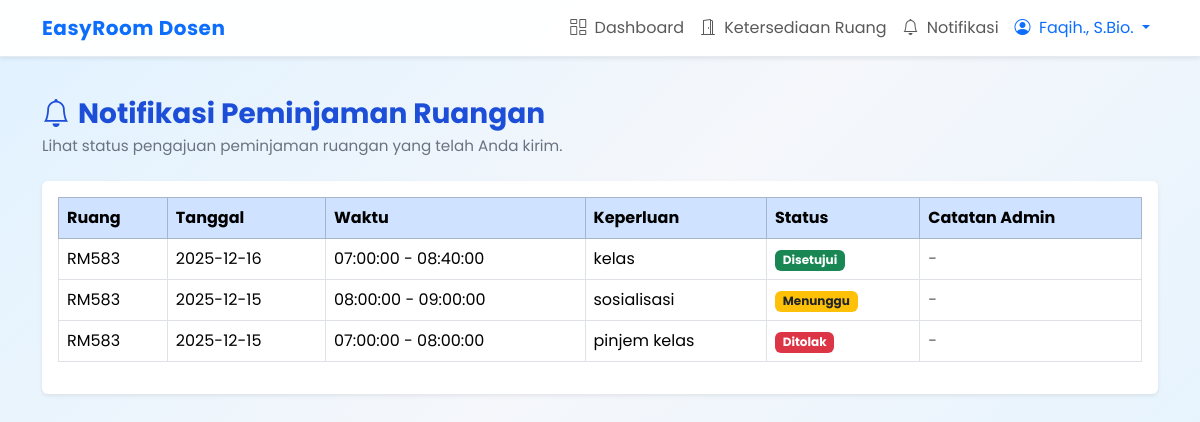
The page /dosen/notifikasi.php (signed in) on the database its author committed.
### tables this page shows
CREATE TABLE `peminjaman` (
  `kode_peminjaman` varchar(15) NOT NULL,
  `id_dosen` varchar(15) DEFAULT NULL,
  `kode_ruang` varchar(15) DEFAULT NULL,
  `id_admin` varchar(15) DEFAULT NULL,
  `tanggal` date DEFAULT NULL,
  `waktu_mulai` time DEFAULT NULL,
  `waktu_selesai` time DEFAULT NULL,
  `keperluan` text,
  `file_pengajuan` varchar(255) DEFAULT NULL,
  `status` enum('Menunggu','Disetujui','Ditolak') DEFAULT 'Menunggu',
  `catatan_admin` text
);

CREATE TABLE `ruang` (
  `kode_ruang` varchar(15) NOT NULL,
  `nama_ruang` varchar(50) NOT NULL,
  `kapasitas` int DEFAULT NULL,
  `fasilitas` text,
  `lokasi` varchar(100) DEFAULT NULL,
  `status` enum('Terpakai','Kosong') DEFAULT 'Terpakai'
);

### functions.php (called while the page is built, shortened)
<?php
function current_user(): ?array
{
    return $_SESSION['user'] ?? null;
}

### dosen/notifikasi.php (the view, shortened to what this page needs)
<?php
require_once __DIR__ . '/../functions.php';
require_once __DIR__ . '/../config.php';
$user = current_user();
$id_dosen = $user['id'];
$stmt = $conn->prepare("
    SELECT p.*, r.kode_ruang
    FROM peminjaman p
    JOIN ruang r ON p.kode_ruang = r.kode_ruang
    WHERE p.id_dosen = ?
    ORDER BY p.tanggal DESC, p.waktu_mulai DESC
");
$stmt->bind_param("i", $id_dosen);
$stmt->execute();
$notif = $stmt->get_result();
?>
<!doctype html>
<html lang="id">
<head>
    <link rel="stylesheet" href="https://cdn.jsdelivr.net/npm/bootstrap@5.3.3/dist/css/bootstrap.min.css">
    <link rel="stylesheet" href="https://cdn.jsdelivr.net/npm/bootstrap-icons@1.11.3/font/bootstrap-icons.css">
    <link rel="stylesheet" href="https://unpkg.com/aos@2.3.1/dist/aos.css">
    <link rel="stylesheet" href="../assets/css/style.css">
</head>
<body class="mhs-page">
<?php include 'navbar.php'; ?>
<div class="container mhs-container">
    <div class="page-header">
        <h3 class="page-header-title mb-1">
            <i class="bi bi-bell me-2"></i>Notifikasi Peminjaman Ruangan
        </h3>
        <p class="page-header-subtitle mb-0">
            Lihat status pengajuan peminjaman ruangan yang telah Anda kirim.
        </p>
    </div>
    <div class="card shadow-sm border-0">
        <div class="card-body">
            <?php if ($notif->num_rows === 0): ?>
                <p class="text-muted mb-0">
                    Belum ada pengajuan peminjaman ruangan.
                </p>
            <?php else: ?>
            <div class="table-responsive">
                <table class="table table-bordered align-middle">
                    <thead class="table-primary">
                        <tr>
                            <th>Ruang</th>
                            <th>Tanggal</th>
                            <th>Waktu</th>
                            <th>Keperluan</th>
                            <th>Status</th>
                            <th>Catatan Admin</th>
                        </tr>
                    </thead>
                    <tbody>
                        <?php while ($n = $notif->fetch_assoc()): ?>
                        <tr>
                            <td><?= htmlspecialchars($n['kode_ruang']); ?></td>
                            <td><?= htmlspecialchars($n['tanggal']); ?></td>
                            <td><?= htmlspecialchars($n['waktu_mulai']); ?> -
                                <?= htmlspecialchars($n['waktu_selesai']); ?></td>
                            <td><?= nl2br(htmlspecialchars($n['keperluan'])); ?></td>
                            <td>
                                <?php if ($n['status'] === 'Menunggu'): ?>
                                    <span class="badge bg-warning text-dark">Menunggu</span>
                                <?php elseif ($n['status'] === 'Disetujui'): ?>
                                    <span class="badge bg-success">Disetujui</span>
                                <?php else: ?>
                                    <span class="badge bg-danger">Ditolak</span>
                                <?php endif; ?>
                            </td>
                            <td>
                                <?= $n['catatan_admin']
                                    ? nl2br(htmlspecialchars($n['catatan_admin']))
                                    : '<span class="text-muted">-</span>'; ?>
                            </td>
                        </tr>
                        <?php endwhile; ?>
                    </tbody>
                </table>
            </div>
            <?php endif; ?>
        </div>
    </div>
</div>
</body>
</html>

### assets/css/style.css (style rules this page uses)
body { font-family: "Poppins", sans-serif; background: #f5f7fb; color: #1f2933; }
.mhs-page { background: linear-gradient(135deg, #e0f2ff 0%, #f5f7fb 45%, #e0f2ff 100%); background-attachment: fixed; }
.page-header { margin-top: 1.5rem; margin-bottom: 1.5rem; animation: fadeUp 0.6s ease-out; }
.page-header-title { font-weight: 700; color: #1d4ed8; }
.page-header-subtitle { color: #6b7280; font-size: 0.95rem; }
.mhs-container { padding-top: 1rem; padding-bottom: 2.5rem; }

### rows shown on the page
peminjaman: kode_ruang.kode_ruang "RM583", tanggal "2025-12-16", waktu_mulai "07:00:00", waktu_selesai "08:40:00", keperluan "kelas", status "Disetujui"
peminjaman: kode_ruang.kode_ruang "RM583", tanggal "2025-12-15", waktu_mulai "08:00:00", waktu_selesai "09:00:00", keperluan "sosialisasi", status "Menunggu"
peminjaman: kode_ruang.kode_ruang "RM583", tanggal "2025-12-15", waktu_mulai "07:00:00", waktu_selesai "08:00:00", keperluan "pinjem kelas", status "Ditolak"

### other values the page prints
$user['nama'] "Faqih., S.Bio."
